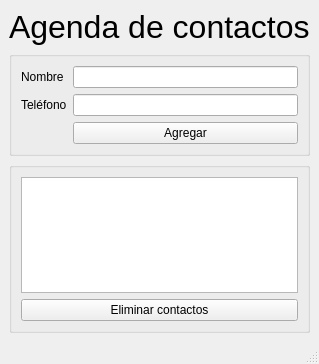
<?xml version="1.0" encoding="UTF-8"?>
<ui version="4.0">
 <class>MainWindow</class>
 <widget class="QMainWindow" name="MainWindow">
  <property name="geometry">
   <rect>
    <x>0</x>
    <y>0</y>
    <width>318</width>
    <height>364</height>
   </rect>
  </property>
  <property name="windowTitle">
   <string>Agenda</string>
  </property>
  <widget class="QWidget" name="centralwidget">
   <layout class="QVBoxLayout" name="verticalLayout">
    <item>
     <widget class="QLabel" name="label_3">
      <property name="font">
       <font>
        <pointsize>24</pointsize>
       </font>
      </property>
      <property name="text">
       <string>Agenda de contactos</string>
      </property>
     </widget>
    </item>
    <item>
     <widget class="QGroupBox" name="groupBox">
      <property name="title">
       <string/>
      </property>
      <layout class="QGridLayout" name="gridLayout">
       <item row="0" column="0">
        <widget class="QLabel" name="label">
         <property name="text">
          <string>Nombre</string>
         </property>
        </widget>
       </item>
       <item row="0" column="1">
        <widget class="QLineEdit" name="nombre_lineEdit">
         <property name="maxLength">
          <number>100</number>
         </property>
        </widget>
       </item>
       <item row="1" column="0">
        <widget class="QLabel" name="label_2">
         <property name="text">
          <string>Teléfono</string>
         </property>
        </widget>
       </item>
       <item row="1" column="1">
        <widget class="QLineEdit" name="telefono_lineEdit">
         <property name="maxLength">
          <number>16</number>
         </property>
         <property name="frame">
          <bool>true</bool>
         </property>
        </widget>
       </item>
       <item row="2" column="1">
        <widget class="QPushButton" name="agregar_pushButton">
         <property name="text">
          <string>Agregar</string>
         </property>
        </widget>
       </item>
      </layout>
     </widget>
    </item>
    <item>
     <widget class="QGroupBox" name="groupBox_2">
      <property name="title">
       <string/>
      </property>
      <layout class="QGridLayout" name="gridLayout_3">
       <item row="0" column="0">
        <widget class="QTableWidget" name="contactos_tableWidget"/>
       </item>
       <item row="1" column="0">
        <widget class="QPushButton" name="eliminar_pushButton">
         <property name="text">
          <string>Eliminar contactos</string>
         </property>
        </widget>
       </item>
      </layout>
     </widget>
    </item>
   </layout>
  </widget>
  <widget class="QStatusBar" name="statusbar"/>
 </widget>
 <resources/>
 <connections/>
</ui>
